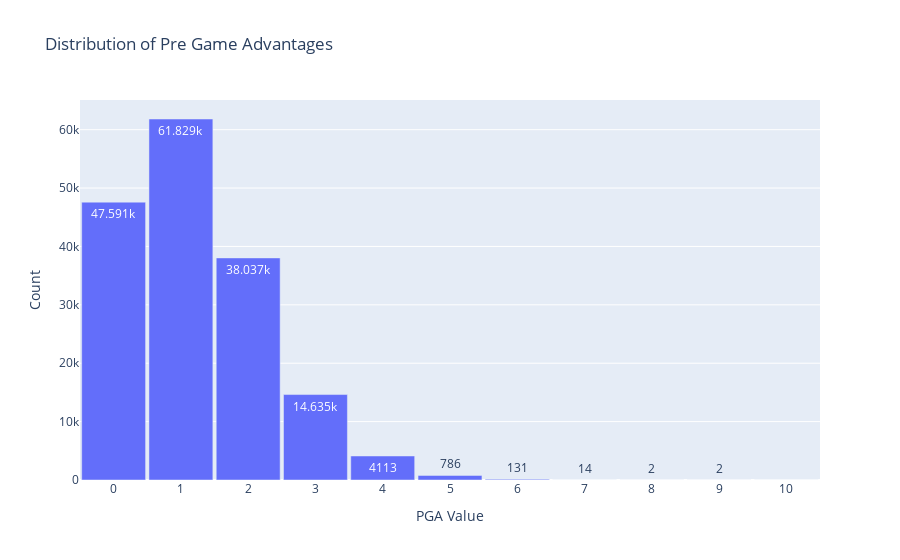

Notebook source saved alongside this figure:
### Code cell
bin_edges = list(range(11))
bin_counts = df["PGA"].value_counts().reindex(bin_edges, fill_value=0).reset_index()
bin_counts.columns = ["PGA", "Count"]

fig = px.bar(
    bin_counts,
    x="PGA",
    y="Count",
    title="Distribution of Pre Game Advantages",
    labels={"PGA": "PGA Value", "Count": "Count"},
    text_auto=True
)

fig.update_layout(
    xaxis=dict(type="category"),
    bargap=0.05  
)

fig.show()

### Figure 1 — Plotly figure (JSON) as saved in the notebook; plotly's stock layout.template omitted (floating-point values rounded to 4 significant figures)
{"data": [{"alignmentgroup": "True", "hovertemplate": "PGA Value=%{x}<br>Count=%{y}<extra></extra>", "legendgroup": "", "marker": {"color": "#636efa", "pattern": {"shape": ""}}, "name": "", "offsetgroup": "", "orientation": "v", "showlegend": false, "textposition": "auto", "texttemplate": "%{y}", "type": "bar", "x": [0, 1, 2, 3, 4, 5, 6, 7, 8, 9, 10], "xaxis": "x", "y": [47591, 61829, 38037, 14635, 4113, 786, 131, 14, 2, 2, 0], "yaxis": "y"}], "layout": {"bargap": 0.05, "barmode": "relative", "legend": {"tracegroupgap": 0}, "title": {"text": "Distribution of Pre Game Advantages"}, "xaxis": {"anchor": "y", "domain": [0, 1], "title": {"text": "PGA Value"}, "type": "category"}, "yaxis": {"anchor": "x", "domain": [0, 1], "title": {"text": "Count"}}}}
